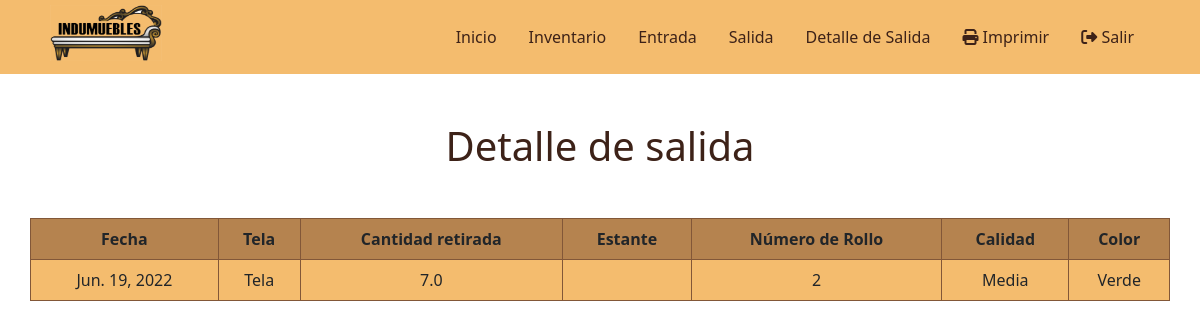
Before: /inventario/detalleSalida/ (signed in) with the older database file.
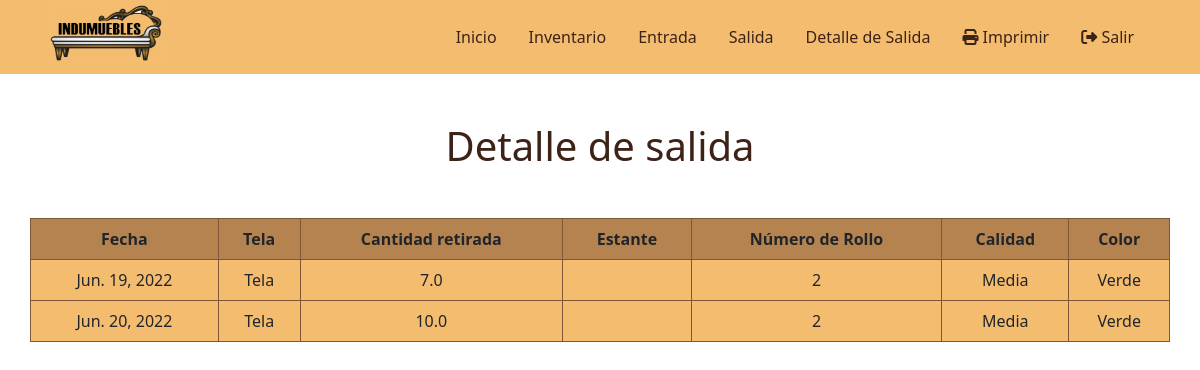
After: the same page with the newer database file.
### app_inventario/models.py (models this page shows, shortened)
class DetalleSalida(models.Model):
    fecha = models.DateField(auto_now_add=True)
    nombre = models.CharField(max_length=30)
    diseno = models.IntegerField()
    calidad = models.CharField(max_length=30)
    color = models.CharField(max_length=30)
    numeroRollo = models.IntegerField()
    cantidadYarda = models.FloatField()
    estante = models.CharField(max_length=30)

### app_inventario/views.py (the view)
# urls.py: path('detalleSalida/', views.detalleSalida, name='detalleSalida'),
@login_required()
def detalleSalida(request):
    detalleSalida = DetalleSalida.objects.all()
    ctx = {
        'detalleSalida': detalleSalida
    }
    return render(request, 'inventario/detalleSalida.html',ctx)

### app_inventario/templates/inventario/detalleSalida.html (shortened to what this page needs)
{% extends 'base.html' %}
{% block container %}
<div class="row">
    <h1 class="h1-entrada">Detalle de salida</h1>
    <table class="">
        <thead>
            <tr>
                <th class="text-center">Fecha</th>
                <th class="text-center">Tela</th>
                <th class="text-center">Cantidad retirada</th>
                <th class="text-center">Estante</th>
                <th class="text-center">Número de Rollo</th>
                <th class="text-center">Calidad</th>
                <th class="text-center">Color</th>
            </tr>
        </thead>
        <tbody>
            {% for ds in detalleSalida %}
                <tr data-href="{% url 'inventario:detalleSalida' %}" style="cursor: pointer;">
                    <td class="text-center">{{ds.fecha}}</td>
                    <td class="text-center">{{ds.nombre}}</td>
                    <td class="text-center">{{ds.cantidadYarda}}</td>
                    <td class="text-center">{{ds.estante}}</td>
                    <td class="text-center">{{ds.numeroRollo}}</td>
                    <td class="text-center">{{ds.calidad}}</td>
                    <td class="text-center">{{ds.color}}</td>
                </tr>
            {% empty %}
                <tr>
                    <td  class="text-center" colspan="10" class="text-danger text-center">No se encontraron resultados</td>
                </tr>
            {% endfor %}
        </tbody>
    </table>
</div>
{% endblock %}

Changed rows visible on the page:
added DetalleSalida: fecha "Jun. 20, 2022", nombre "Tela", cantidadYarda "10.0", numeroRollo "2", calidad "Media", color "Verde"
